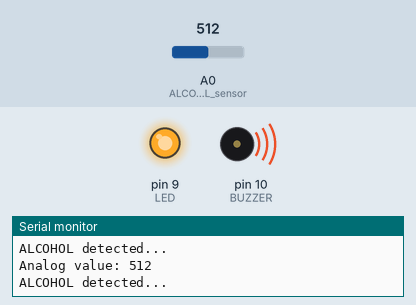
Recording of a sketch running on a simulated Arduino Uno, built with avr-gcc and run on an emulated ATmega328P. Parts: output pins drawn as LEDs (lit = HIGH), buzzer (waves = sounding, pin HIGH), the last lines printed to the serial monitor. Inputs (shaded band) come from the test bench; at power-on: A0 (ALCOHOL_sensor) = 512.

Above: at 1.8 s.
1.9 s: A0 (ALCOHOL_sensor) set to 407
3.4 s: A0 (ALCOHOL_sensor) set to 392
At 4.6 s:
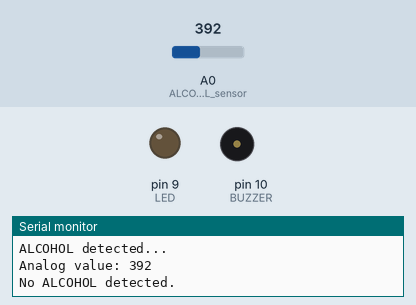
5.5 s: A0 (ALCOHOL_sensor) set to 410
At 7.2 s:
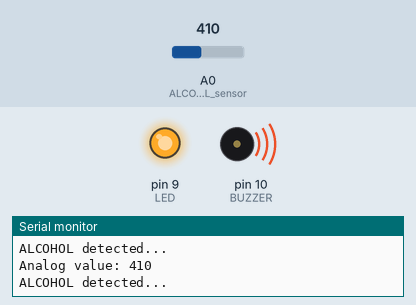
7.5 s: A0 (ALCOHOL_sensor) set to 390
At 8.9 s:
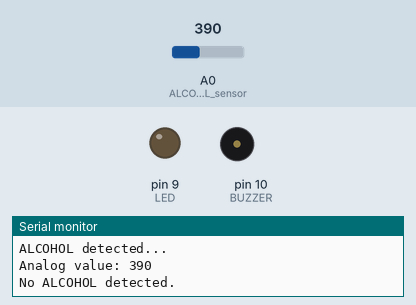
Timing chart, 0 to 10.5 s (numbered marks = the images above; inputs shaded):
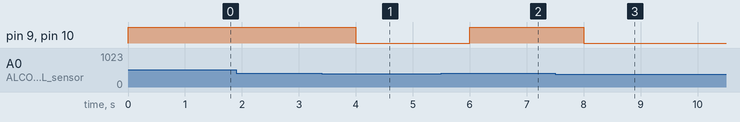

Measured:
- the behaviour switches between 401 and 400 on A0 (ALCOHOL_sensor) (found by bisection; images 0 and 1)
- after the input at 3.4 s, pin 9 (LED), pin 10 (BUZZER): HIGH → LOW after 0.60 s
- after the input at 5.5 s, pin 9 (LED), pin 10 (BUZZER): LOW → HIGH after 0.50 s
- after the input at 7.5 s, pin 9 (LED), pin 10 (BUZZER): HIGH → LOW after 0.51 s

The sketch:

sketch_dec14d.ino
```cpp
int LED = 9;          // LED connected to pin 9
int BUZZER = 10;       // Buzzer connected to pin 10
int ALCOHOL_sensor = A0; // MQ-3 SENSOR connected to analog pin A0
int analogValue;       // Variable to store the analog reading from the sensor

void setup()
{
  Serial.begin(9600);
  pinMode(LED, OUTPUT);
  pinMode(BUZZER, OUTPUT);
  pinMode(ALCOHOL_sensor, INPUT);
}

void loop()
{
  analogValue = analogRead(ALCOHOL_sensor);
  Serial.print("Analog value: ");
  Serial.println(analogValue);

  if (analogValue > 400)  // You can adjust this threshold based on your sensor's behavior
  {
    Serial.println("ALCOHOL detected...");
    digitalWrite(LED, HIGH);
    digitalWrite(BUZZER, HIGH);
  }
  else
  {
    Serial.println("No ALCOHOL detected.");
    digitalWrite(LED, LOW);
    digitalWrite(BUZZER, LOW);
  }

  delay(1000);  // Adjust the delay as needed
}
```
